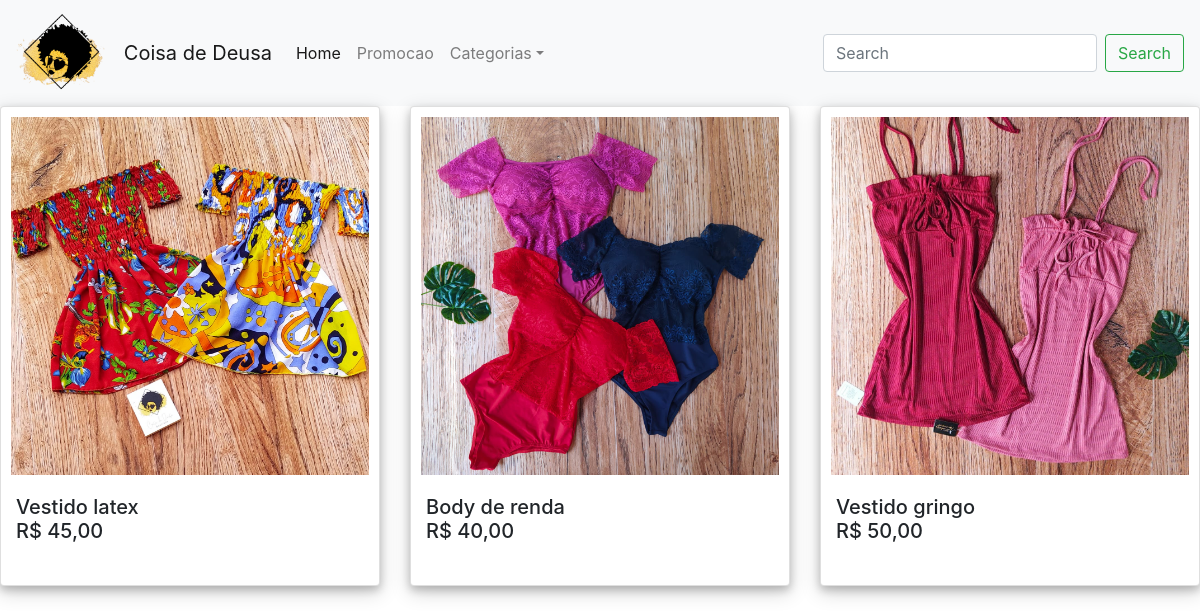
Page /produtos/promocao/ on the earlier database version.
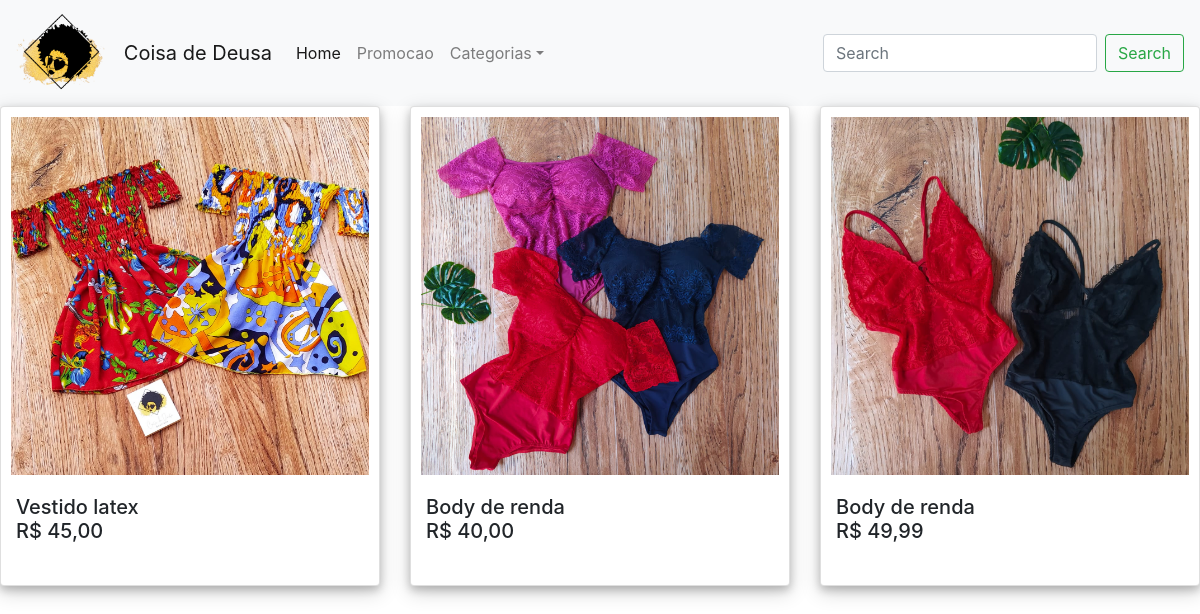
Same page on the later database version.
### contas/models.py (models this page shows, shortened)
class Produto(models.Model):
    titulo = models.CharField(max_length=100)
    descricao = models.TextField()
    referencia = models.CharField(max_length=5)
    preco = models.CharField(max_length=15)
    imagem = models.ImageField(null=True, upload_to='images')
    quantidade = models.IntegerField(null=True)
    promocao = models.BooleanField(null=True)
    precopromocao = models.CharField(max_length=15, null=True)
    categoria = models.CharField(max_length=50, null=True)
    user = models.ForeignKey(User, on_delete=models.CASCADE)
    class Meta:
        db_table = 'Produto'

### contas/views.py (the view)
# urls.py: path('produtos/promocao/', views.promocao, name='promocao'),
def promocao(request):
    promo = Produto.objects.filter(promocao=True)
    return render(request, 'produtos.html', {'produtos': promo})

### templates/produtos.html (shortened to what this page needs)
{% extends 'page.html' %}
{% load static %}
{% block content %}
    <div class="row">
        {% for p in produtos %}
        <div class="col-sm-4" style="padding-bottom: 10px">
        <div class="card" style="width: 100%;">
            <a href="/detalhe/{{ p.id }}" ><img src="{{ p.imagem.url }}" style="width: 100%"></a>
          <div class="card-body">
            <h5 class="card-title"> <div class="row" style="width: 100%"> <div align="left" style="width: 75%"> {{ p.titulo }}</div>  {{ p.preco }} </div> </h5>
          </div>
        </div>
    </div>
    {% endfor %}
{% endblock %}

Differences in the rows shown:
removed Produto: imagem (picture), titulo "Vestido gringo", preco "R$ 50,00"
added Produto: imagem (picture), titulo "Body de renda", preco "R$ 49,99"
